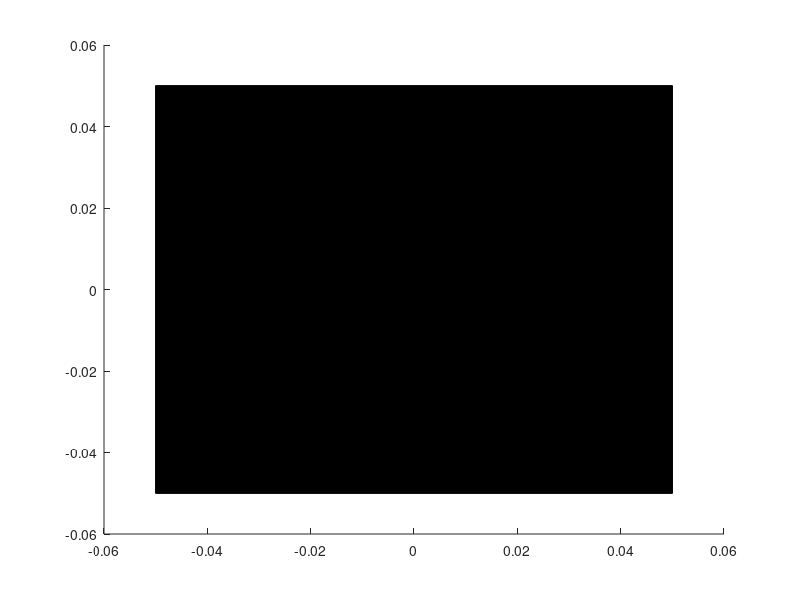

Source code (MATLAB): (Note: this script raises an error after producing the figure.)
function [ Sat ] = getSimple1U()

wx_sat  = 0.1;                  % Dimension in x-direction,     [m]
wy_sat  = 0.1;                  % Dimension in y-direction,     [m]
wz_sat  = 0.1;                  % Dimension in z-direction,     [m]
M       = 1;                    % Total satellite mass,         [kg]

mu0     = 4e-7*pi;              % Permeability of vacuum,       [H/m]
Hc      = 12;                   % Coersive force,               [A/m]
Br      = 0.004;                % Remanence,                    [T]
Bs      = 0.027;                % Saturation induction,         [T]
p       = 1/Hc*tan(pi*Br/2/Bs); % Stretching factor,            [-]
h_hat   = [0; 1; 0];            % Hysteresis rod axial direction vector

Hyst    = struct('mu0', mu0, 'Hc', Hc, 'Br', Br, 'Bs', Bs, 'p', p, ...
    'h_hat', h_hat);

m_hat   = [0; 0; 1];            % Sat. magnet unit vector       [-]
m_sat   = m_hat * 0.29;         % Sat. permanent magnet vector, [A.m2]
% Vertex coordinates v = [x y z];
V   = [1  1  1; -1  1  1; -1 -1  1; 1 -1  1; ...
       1  1 -1; -1  1 -1; -1 -1 -1; 1 -1 -1];
V(:,1) = V(:,1) * wx_sat/2;
V(:,2) = V(:,2) * wy_sat/2;
V(:,3) = V(:,3) * wz_sat/2;
% Connectivity array of faces F = [v1 v2 v3 v4]
C   = [1 2 3 4; 1 4 8 5; 5 6 7 8; 2 3 7 6; 1 2 6 5; 3 4 8 7];
% Mass moments of inertia:
Ixx     = M * (wy_sat^2 + wz_sat^2)/12;
Iyy     = M * (wx_sat^2 + wz_sat^2)/12;
Izz     = M * (wx_sat^2 + wy_sat^2)/12;
I       = diag([Ixx Iyy Izz]);  % Moment of inertia tensor,  [kg.m^2]

rot     = [0;0;0;1];
omega   = [0;0;0];

w_max = max([wx_sat wy_sat wz_sat])/2;

f = figure;
ax = axes(f);
P1 = patch(ax, 'Faces', C, 'Vertices', V);
P = copy(P1);
P.EdgeColor = 'black';
P.FaceColor = [1 1 1] * 0.9;
P.FaceAlpha = 0.3;
close(f);

Sat     = struct('model', P, 'mass_moi', I, 'mass', M,...
    'perm_mag', m_sat, 'w_max', w_max, 'omega', omega, ...
    'attitude_quaternion', rot, 'old_attitude', 0*rot, 'hyst_rod', Hyst, 'B', [0;0;0]);
end